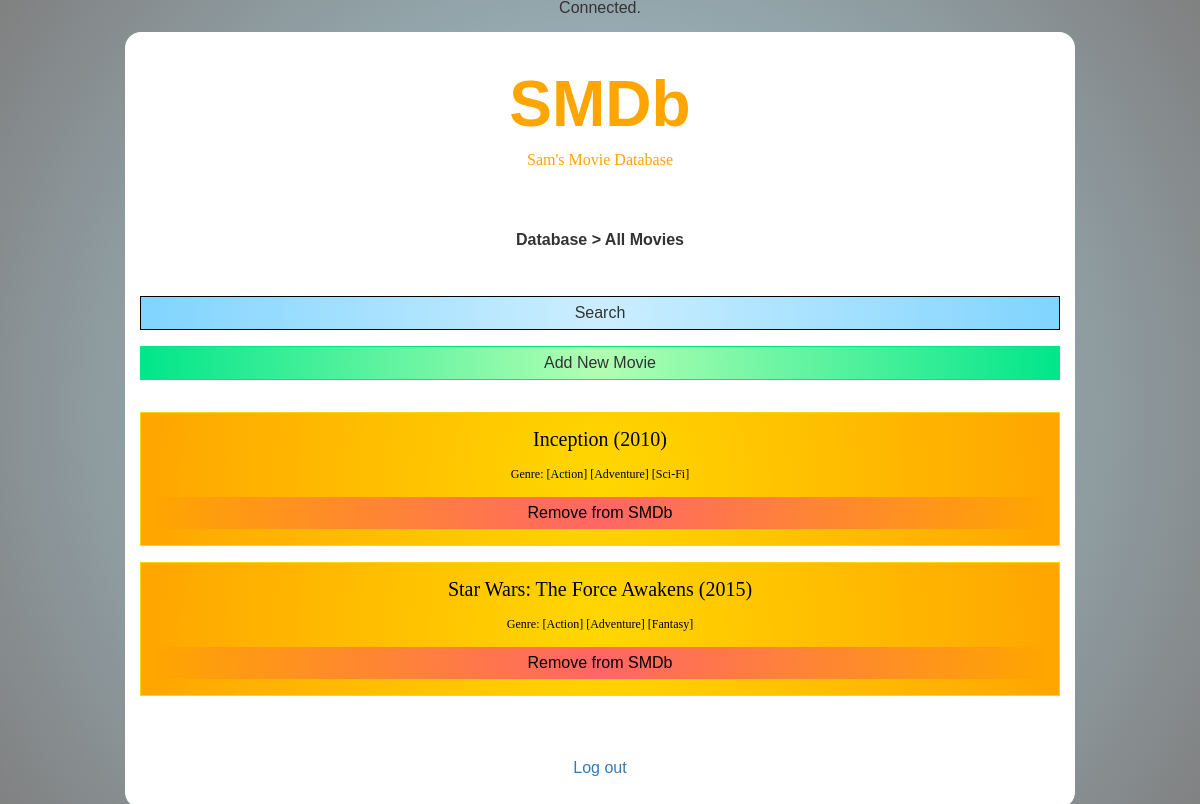
/list.php, run on an earlier commit of the app's database.
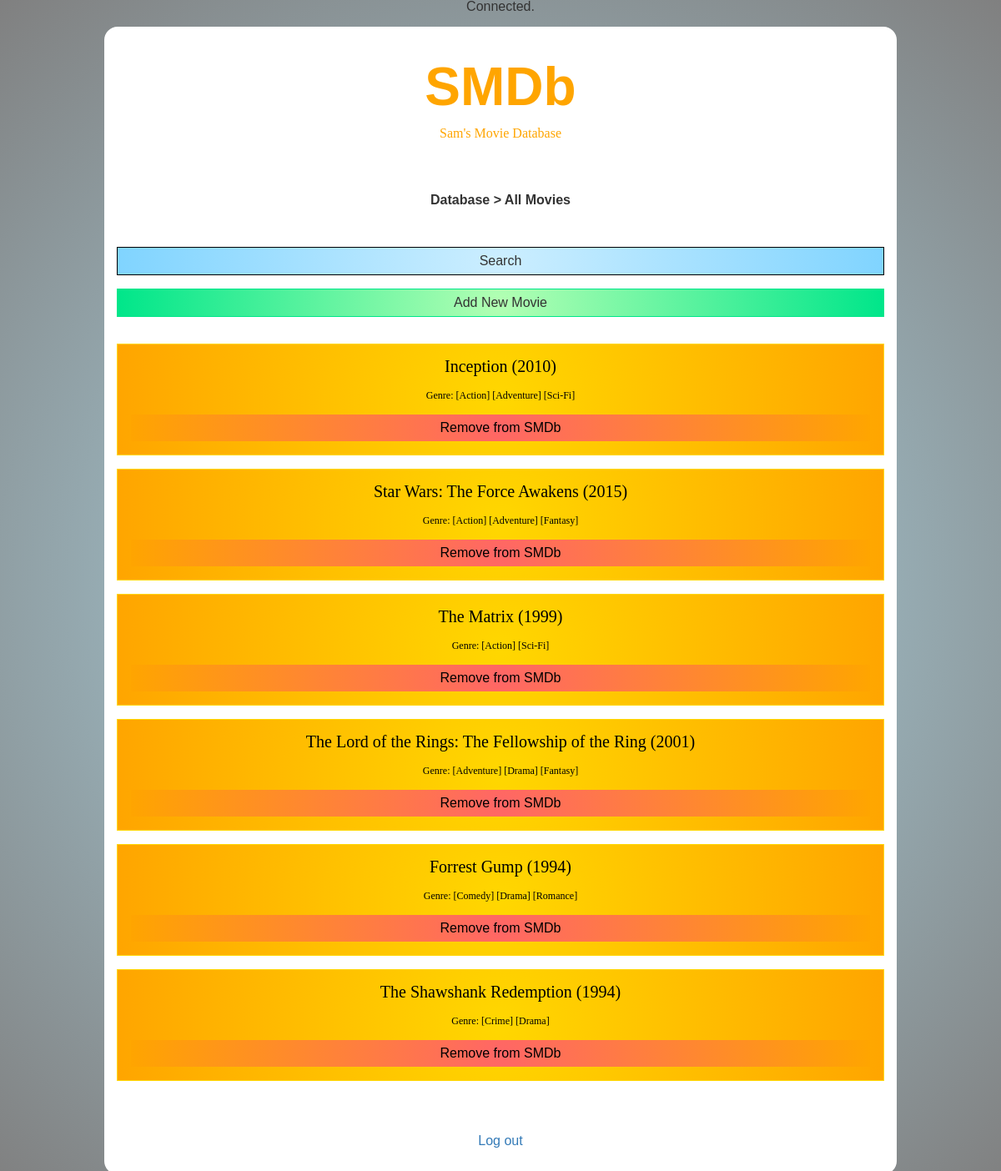
And on a later commit of the database.
### tables this page shows
CREATE TABLE movie (
    id integer NOT NULL AUTO_INCREMENT,
    name VARCHAR(70) NOT NULL,
    year integer NOT NULL,
    trailer VARCHAR(200),
    PRIMARY KEY (id )
);

CREATE TABLE genre (
    id integer NOT NULL AUTO_INCREMENT,
    name VARCHAR(30) NOT NULL,
    PRIMARY KEY (id )
);

### list.php (the view, shortened to what this page needs)
<!DOCTYPE html>
<html lang="en">
<?php include 'includer.php';?>
<head>
</head>
<body>
<br>
<div class="container">
<div class="col-lg-1 col-md-1 col-sm-1 col-xs-1">
</div>
<div class="col-lg-10 col-md-10 col-sm-10 col-xs-10 whitebg">
<div class="title">
      <h1>SMDb</h1>
      <br>
      <h2>Sam's Movie Database</h2>
</div>
<div class="div-padding">
  <span class="bolda">Database > All Movies</span>
</div>
<div class="div-padding">
</div>
<form action="search.php" method="post">
<input class="cleanButton" type="submit" value="Search">
</form>
<br>
<form action="addmovie.php" method="post">
<input class="yesButton" type="submit" value="Add New Movie">
</form>
<br><br>
<?php
$sql = "SELECT id, name, year, trailer FROM movie";
$result = $conn->query($sql);
if ($result->num_rows > 0) {
     while($row = $result->fetch_assoc()) {
         echo "<div class='movie-box'>";
         echo "<span class='movie-title'>" . $row["name"] . " (" . $row["year"] . ")</span>" ;
         echo "<br><br>";
         echo "<span class='movie-info'>Genre: ";
         $sql2 = "SELECT mid, gid FROM link WHERE mid = $row[id]";
         $result2 = $conn->query($sql2);
         if ($result2->num_rows > 0){
           while($row2 = $result2->fetch_assoc()){
              $sql3 = "SELECT name FROM genre WHERE id = $row2[gid]";
              $result3 = $conn->query($sql3);
              if ($result3->num_rows > 0){
                while($row3 = $result3->fetch_assoc()){
                  echo " [" . $row3['name'] . "] ";
                }
              }
           }
         }
         echo "</span>";
         echo "<br><br>";
         echo "<form action='remove_process.php' method='post'>";
         echo "<input class='movie-complete' type='submit' value='Remove from SMDb'></form>";
         echo "</div><br>";
     }
} else {
     echo "<br><div class='noButton'><br>No movies found. Add one!<br><br></div>";
}
?>
<div class="div-padding">
  <br><br>
  <a href="login.php">Log out</a>
  <br><br>
</div>
</div>
<div class="col-lg-1 col-md-1 col-sm-1 col-xs-1">
</div>
</div>
<br>
</body>
</html>

### includer.php (shortened to what this page needs)
<!DOCTYPE html>
<html lang="en">
  <link rel="stylesheet" href="https://maxcdn.bootstrapcdn.com/bootstrap/3.3.7/css/bootstrap.min.css">
  <link rel="stylesheet" href="css/reset.css">
  <link rel="stylesheet" href="css/style.css">
</html>

### css/style.css (style rules this page uses)
body { background: lightblue; background: -webkit-radial-gradient(circle, lightblue, grey); background: -o-radial-gradient(circle, lightblue, grey); background: -moz-radial-gradient(circle, lightblue, grey); background: radial-gradient(circle, lightblue, grey) no-repeat center center fixed; text-align: center; font-family: Arial; }
.title { background-color:rgba(0,0,0,0); padding-top: 2.5em; padding-bottom: 3em; }
h1 { font-size: 4em; font-weight: bold; width: 100%; color: orange; }
h2 { font-size: 1em; color: orange; font-family: tahoma; }
.div-padding { padding: 1em; }
.movie-title { font-size: 1.25em; font-family: tahoma; }
.movie-info { font-size: 0.75em; font-family: tahoma; }
.movie-box { border-style: solid; border-width: 1px; border-color: gold; color: black; background: lightblue; background: radial-gradient(circle, gold, orange); padding: 1em; }
.movie-complete { padding: 0.5em; width: 100%; background: lightblue; border-width: 0px; background: radial-gradient(circle, #ff6666, orange); }
.yesButton { background: lightgreen; background: radial-gradient(circle, #b3ffb3, #00e68a); border-color: #00e68a; border-width: 1px; border-style: solid; padding: 0.5em; width: 100%; }
.cleanButton { background: lightblue; background: radial-gradient(circle, #cceeff, #80d4ff); border-width: 1px; border-style: solid; padding: 0.5em; width: 100%; }
.bolda { font-weight: bold; }
.whitebg { background-color: white; border-radius: 1em; }

What changed in the data, as far as the page shows it:
added movie: name "The Matrix", year "1999", genre (name "Action"), genre (name "Sci-Fi")
added link: genre (name "Action")
added link: genre (name "Sci-Fi")
added movie: name "The Lord of the Rings: The Fellowship of the Ring", year "2001", genre (name "Adventure"), genre (name "Fantasy")
added link: genre (name "Adventure")
now on this page (row unchanged): genre: name "Drama"
added link: genre (name "Fantasy")
added movie: name "Forrest Gump", year "1994"
now on this page (row unchanged): genre: name "Comedy"
now on this page (row unchanged): genre: name "Romance"
added movie: name "The Shawshank Redemption", year "1994"
now on this page (row unchanged): genre: name "Crime"
